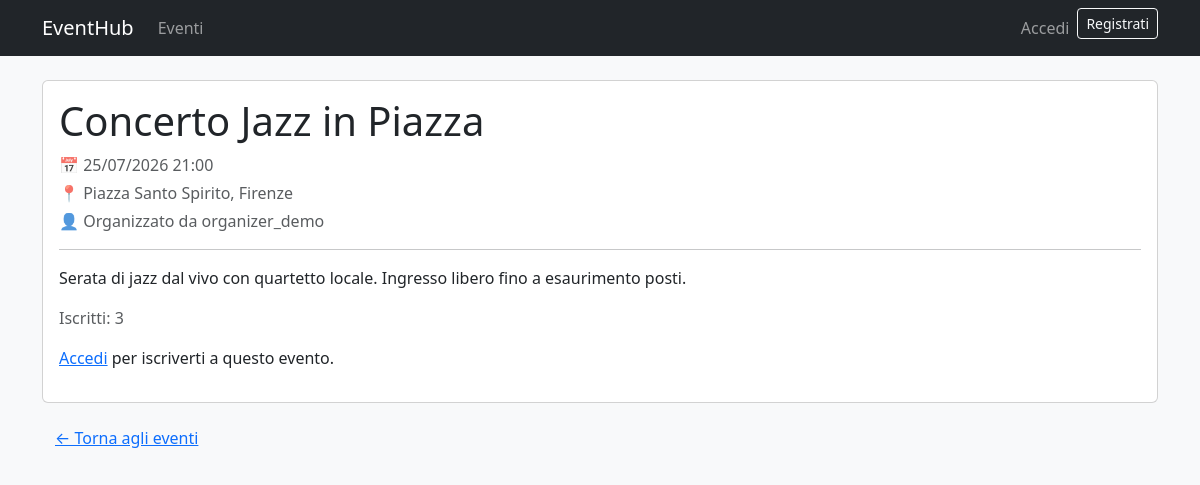
The page /events/3/ on the database its author committed.
### events/models.py (models this page shows, shortened)
class Event(models.Model):
    title = models.CharField(max_length=200, verbose_name="Titolo")
    description = models.TextField(verbose_name="Descrizione")
    date = models.DateTimeField(verbose_name="Data e ora")
    location = models.CharField(max_length=200, verbose_name="Luogo")
    organizer = models.ForeignKey(
        settings.AUTH_USER_MODEL,
        on_delete=models.CASCADE,
        related_name="events_organized",
        verbose_name="Organizzatore",
    )
    class Meta:
        ordering = ["date"]

### accounts/models.py (models this page shows, shortened)
class CustomUser(AbstractUser):
    bio = models.TextField(blank=True, verbose_name="Biografia")

### events/views.py (the view)
# urls.py: path("events/<int:pk>/", views.EventDetailView.as_view(), name="event_detail"),
class EventDetailView(DetailView):
    model = Event
    template_name = "events/event_detail.html"
    context_object_name = "event"
    def get_context_data(self, **kwargs):
        context = super().get_context_data(**kwargs)
        user = self.request.user
        context["is_registered"] = (
            user.is_authenticated
            and self.object.registrations.filter(attendee=user).exists()
        )
        return context

### templates/events/event_detail.html (shortened to what this page needs)
{% extends "base.html" %}
{% block content %}
    <div class="card">
        <div class="card-body">
            <h1 class="card-title">{{ event.title }}</h1>
            <p class="text-muted mb-1">📅 {{ event.date|date:"d/m/Y H:i" }}</p>
            <p class="text-muted mb-1">📍 {{ event.location }}</p>
            <p class="text-muted">👤 Organizzato da {{ event.organizer.username }}</p>
            <hr>
            <p>{{ event.description|linebreaks }}</p>
            <p class="text-muted">Iscritti: {{ event.registrations.count }}</p>
            {% if user.is_authenticated %}
                {% if user == event.organizer %}
                    <a class="btn btn-secondary" href="{% url 'events:event_update' event.pk %}">Modifica</a>
                    <a class="btn btn-danger" href="{% url 'events:event_delete' event.pk %}">Elimina</a>
                    <a class="btn btn-outline-primary" href="{% url 'events:participants' event.pk %}">Partecipanti</a>
                {% elif is_registered %}
                    <form method="post" action="{% url 'events:unregister' event.pk %}" class="d-inline">
                        {% csrf_token %}
                        <button type="submit" class="btn btn-outline-danger">Annulla iscrizione</button>
                    </form>
                {% else %}
                    <form method="post" action="{% url 'events:register' event.pk %}" class="d-inline">
                        {% csrf_token %}
                        <button type="submit" class="btn btn-success">Iscriviti</button>
                    </form>
                {% endif %}
            {% else %}
                <p><a href="{% url 'login' %}">Accedi</a> per iscriverti a questo evento.</p>
            {% endif %}
        </div>
    </div>
    <a class="btn btn-link mt-3" href="{% url 'events:event_list' %}">← Torna agli eventi</a>
{% endblock %}

### rows shown on the page
Event: title "Concerto Jazz in Piazza", date "25/07/2026 21:00", location "Piazza Santo Spirito, Firenze", organizer.username "organizer_demo", description "Serata di jazz dal vivo con quartetto locale. Ingresso libero fino a esaurimento posti.", registrations.count "3"
